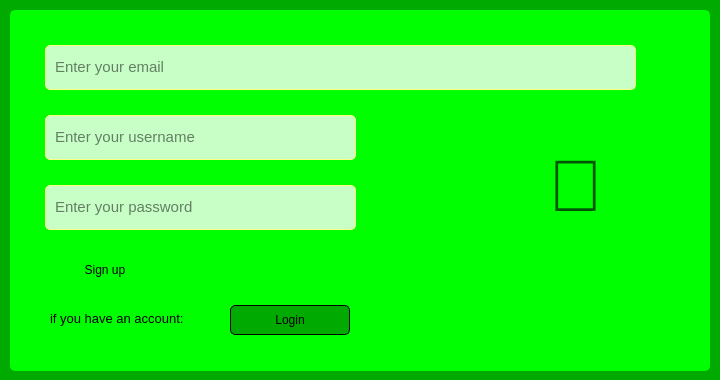
<?xml version="1.0" encoding="UTF-8"?>
<ui version="4.0">
 <class>Form</class>
 <widget class="QWidget" name="Form">
  <property name="geometry">
   <rect>
    <x>0</x>
    <y>0</y>
    <width>720</width>
    <height>380</height>
   </rect>
  </property>
  <property name="windowTitle">
   <string>Form</string>
  </property>
  <property name="styleSheet">
   <string notr="true">background-color: rgb(0, 170, 0);</string>
  </property>
  <widget class="QWidget" name="widget" native="true">
   <property name="geometry">
    <rect>
     <x>10</x>
     <y>10</y>
     <width>700</width>
     <height>361</height>
    </rect>
   </property>
   <property name="styleSheet">
    <string notr="true">background-color: rgb(0, 255, 0);
border-radius:5px;</string>
   </property>
   <widget class="QLineEdit" name="username_line">
    <property name="geometry">
     <rect>
      <x>35</x>
      <y>105</y>
      <width>311</width>
      <height>45</height>
     </rect>
    </property>
    <property name="font">
     <font>
      <pointsize>11</pointsize>
     </font>
    </property>
    <property name="styleSheet">
     <string notr="true">background-color: rgb(200, 255, 199);
color: rgb(0, 0, 0);
border: 1px solid rgb(255, 255, 127);
padding-left:7px;
padding-bottom:2px;</string>
    </property>
    <property name="placeholderText">
     <string notr="true">Enter your username</string>
    </property>
   </widget>
   <widget class="QLineEdit" name="password_line">
    <property name="geometry">
     <rect>
      <x>35</x>
      <y>175</y>
      <width>311</width>
      <height>45</height>
     </rect>
    </property>
    <property name="font">
     <font>
      <pointsize>11</pointsize>
     </font>
    </property>
    <property name="styleSheet">
     <string notr="true">background-color: rgb(200, 255, 199);
color: rgb(0, 0, 0);
border: 1px solid rgb(255, 255, 127);
padding-left:7px;
padding-bottom:2px;</string>
    </property>
    <property name="echoMode">
     <enum>QLineEdit::Password</enum>
    </property>
    <property name="placeholderText">
     <string notr="true">Enter your password</string>
    </property>
   </widget>
   <widget class="QPushButton" name="signup_button">
    <property name="geometry">
     <rect>
      <x>35</x>
      <y>245</y>
      <width>120</width>
      <height>30</height>
     </rect>
    </property>
    <property name="font">
     <font>
      <pointsize>9</pointsize>
      <weight>50</weight>
      <italic>false</italic>
      <bold>false</bold>
      <underline>false</underline>
      <strikeout>false</strikeout>
     </font>
    </property>
    <property name="styleSheet">
     <string notr="true">QPushButton#login_button{
background-color: rgb(0, 170, 0);
border: 1px solid rgb(0, 0, 0);
}
QPushButton#login_button:pressed{
background-color: rgb(120, 170, 0);
}</string>
    </property>
    <property name="text">
     <string>Sign up</string>
    </property>
   </widget>
   <widget class="QLabel" name="logo">
    <property name="geometry">
     <rect>
      <x>510</x>
      <y>120</y>
      <width>111</width>
      <height>111</height>
     </rect>
    </property>
    <property name="font">
     <font>
      <pointsize>55</pointsize>
      <weight>75</weight>
      <bold>true</bold>
     </font>
    </property>
    <property name="styleSheet">
     <string notr="true">color:rgb(0, 85, 0)</string>
    </property>
    <property name="text">
     <string></string>
    </property>
    <property name="alignment">
     <set>Qt::AlignCenter</set>
    </property>
    <property name="margin">
     <number>0</number>
    </property>
   </widget>
   <widget class="QLineEdit" name="email_line">
    <property name="geometry">
     <rect>
      <x>35</x>
      <y>35</y>
      <width>591</width>
      <height>45</height>
     </rect>
    </property>
    <property name="font">
     <font>
      <pointsize>11</pointsize>
     </font>
    </property>
    <property name="styleSheet">
     <string notr="true">background-color: rgb(200, 255, 199);
color: rgb(0, 0, 0);
border: 1px solid rgb(255, 255, 127);
padding-left:7px;
padding-bottom:2px;</string>
    </property>
    <property name="placeholderText">
     <string notr="true">Enter your email</string>
    </property>
   </widget>
   <widget class="QLabel" name="login_question">
    <property name="geometry">
     <rect>
      <x>40</x>
      <y>300</y>
      <width>171</width>
      <height>16</height>
     </rect>
    </property>
    <property name="font">
     <font>
      <pointsize>10</pointsize>
     </font>
    </property>
    <property name="text">
     <string>if you have an account:</string>
    </property>
   </widget>
   <widget class="QPushButton" name="login_button">
    <property name="geometry">
     <rect>
      <x>220</x>
      <y>295</y>
      <width>120</width>
      <height>30</height>
     </rect>
    </property>
    <property name="font">
     <font>
      <pointsize>9</pointsize>
      <weight>50</weight>
      <italic>false</italic>
      <bold>false</bold>
      <underline>false</underline>
      <strikeout>false</strikeout>
     </font>
    </property>
    <property name="styleSheet">
     <string notr="true">QPushButton#login_button{
background-color: rgb(0, 170, 0);
border: 1px solid rgb(0, 0, 0);
}
QPushButton#login_button:pressed{
background-color: rgb(120, 170, 0);
}</string>
    </property>
    <property name="text">
     <string>Login</string>
    </property>
   </widget>
  </widget>
 </widget>
 <resources/>
 <connections/>
</ui>
